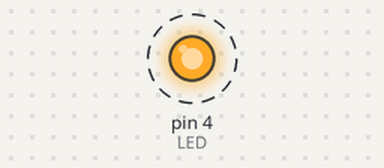
A sketch run on a simulated Arduino Uno, built with avr-gcc and run on an emulated ATmega328P. On the bench: output pins drawn as LEDs (lit = HIGH). Dashed ring = blinking.

Above: at 0.2 s.
Timing chart, 0 to 3.0 s (numbered marks = the images above):
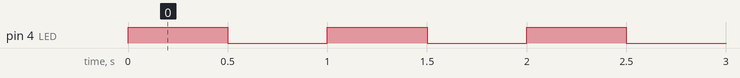

The sketch:

LED_PISCA_PISCA_AULA.ino
```cpp
// PISCA PISCA LED

#define LED 4 // Definindo o LED como a porta 4

void setup() {

pinMode(LED, OUTPUT);  // Selecionando o LED/Porta digital 4 como OUTPUT (saída de dados)

}
void loop() {

  digitalWrite(LED, HIGH); // Envio um sinal alto para o LED/PINO DIGITAL 4
  delay(500);  // Crio um delay de 500ms/0,5s
  digitalWrite(LED, LOW);  // Envio um sinal alto para o LED/PINO DIGITAL 4
  delay(500);

// Por está alocado no void loop, o código vai se repetir infinitas vezes, permitindo o efeito de liga e desliga do LED.

}
```

Measured:
- by itself, pin 4 (LED): alternates HIGH for 0.50 s and LOW for 0.50 s
